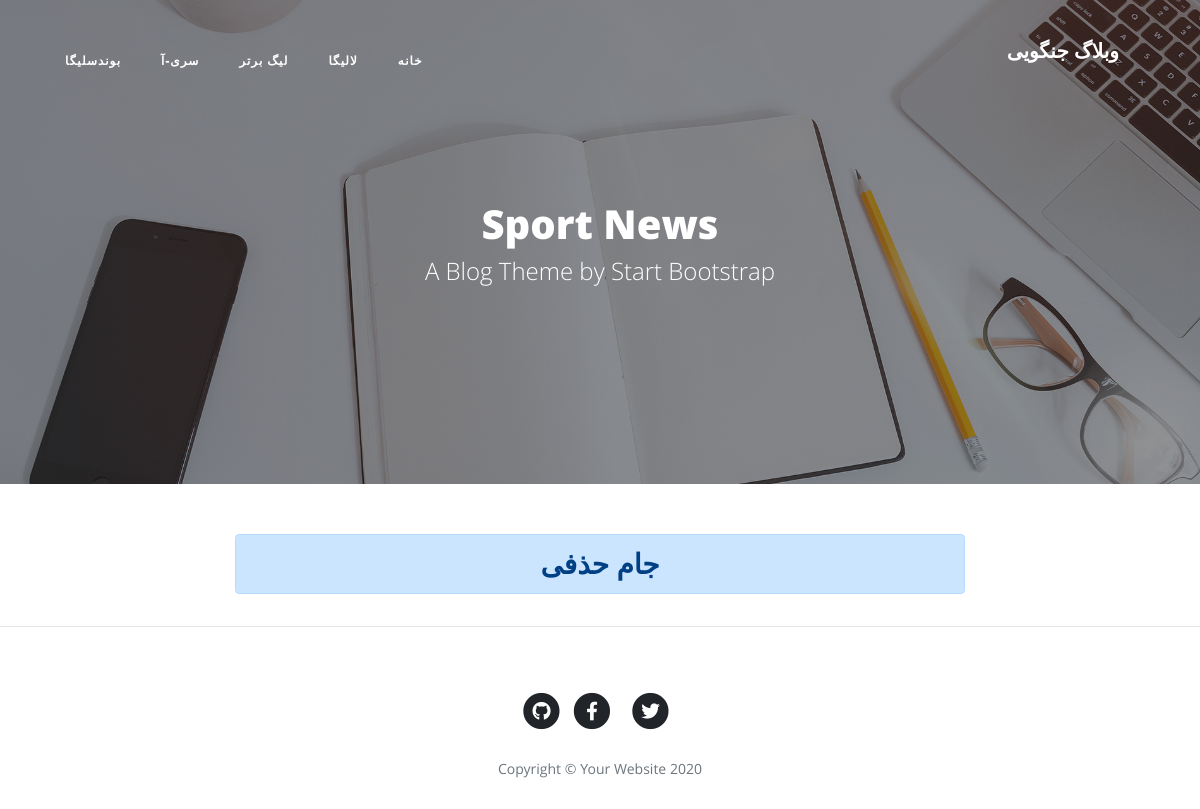
/category/fa-cup-laliga, run on the app's committed database.
### blog/models.py (models this page shows, shortened)
class Category(models.Model):
    parent = models.ForeignKey('self', default=None, null=True, blank=True, on_delete=models.SET_NULL, related_name='children', verbose_name='زیر دسته')
    title = models.CharField(max_length=200)
    slug = models.SlugField(max_length=100, unique=True)
    status = models.BooleanField(default=True, verbose_name='آیا نمایش داده شود؟')
    position = models.IntegerField()
    class Meta:
        verbose_name = 'دسته بندی'
        verbose_name_plural = 'دسته بندی ها'
        ordering = ['parent__id', 'position']
    objects = CategoryManager()

### blog/views.py (the view)
# urls.py: path('category/<slug:slug>', category, name='category'),
def category(request, slug, page=1):
    category = get_object_or_404(Category, slug=slug, status=True)
    article_list = category.articles.published()
    paginator = Paginator(article_list, 2)
    articles = paginator.get_page(page)
    context = {
        'category': category,
        'articles': articles
    }
    return render(request, 'blog/category.html', context)

### blog/models.py (called while the page is built)
    def published(self):
        return self.filter(status='p')

    def active(self):
        return self.filter(status=True)

### blog/templatetags/base_tags.py (called while the page is built)
@register.simple_tag
def title():
    return 'وبلاگ جنگویی'

@register.inclusion_tag('blog/partials/category_navbar.html')
def category_navbar():
    return {
        'category': Category.objects.filter(status=True)
    }

### blog/templates/blog/category.html (shortened to what this page needs)
{% extends 'blog/base.html' %}
{% load static %}
{% block main %}
<header class="masthead" style="background-image: url('{% static " blog/img/home-bg.jpg" %}')">
<div class="overlay"></div>
<div class="container">
    <div class="row">
        <div class="col-lg-8 col-md-10 mx-auto">
            <div class="site-heading">
                <h1>Sport News</h1>
                <span class="subheading">A Blog Theme by Start Bootstrap</span>
            </div>
        </div>
    </div>
</div>
</header>
<div class="container">
    <div class="row">
        <div class="col-lg-8 col-md-10 mx-auto">
            <h3 class="alert alert-primary text-center">{{category.title}}</h3>
        </div>
    </div>
</div>
{% endblock %}

### blog/templates/blog/partials/category_navbar.html (shortened to what this page needs)
<div class="collapse navbar-collapse nav" id="navbarResponsive">
    <ul class="navbar-nav ml-auto">
        <li class="nav-item">
            <a class="nav-link" href="{% url 'blog:home' %}">خانه</a>
        </li>
        {% for cat in category %}
        {% if cat.parent == None %}
        <li class="nav-item">
            <a class="nav-link" href="{% url 'blog:category' cat.slug %}">{{cat.title}}</a>
        </li>
        {% endif %}
        {% endfor %}
    </ul>
</div>

### blog/static/blog/css/rtl.css (style rules this page uses)
body { direction: rtl; text-align: right; font-family: "Sahel"; font-size: 14px; }
.navbar-nav { margin-left: initial !important; margin-right: auto; }
header.masthead .site-heading h1 { font-size: 40px; }
.nav ul { padding-right: 0; }
.nav ul li { border-bottom: none; height: 86px; line-height: 86px; font-size: 14px; display: inline-block; float: left; margin: 0 auto; }
.nav ul li a { text-decoration: none; color: #000000; display: block; transition: .3s background-color; padding: 0 24px; }
.nav a { border-bottom: none; }

### data on the page
Category: title "لالیگا"
Category: title "لیگ برتر"
Category: title "سری-آ"
Category: title "بوندسلیگا"
Category: title "جام حذفی"
